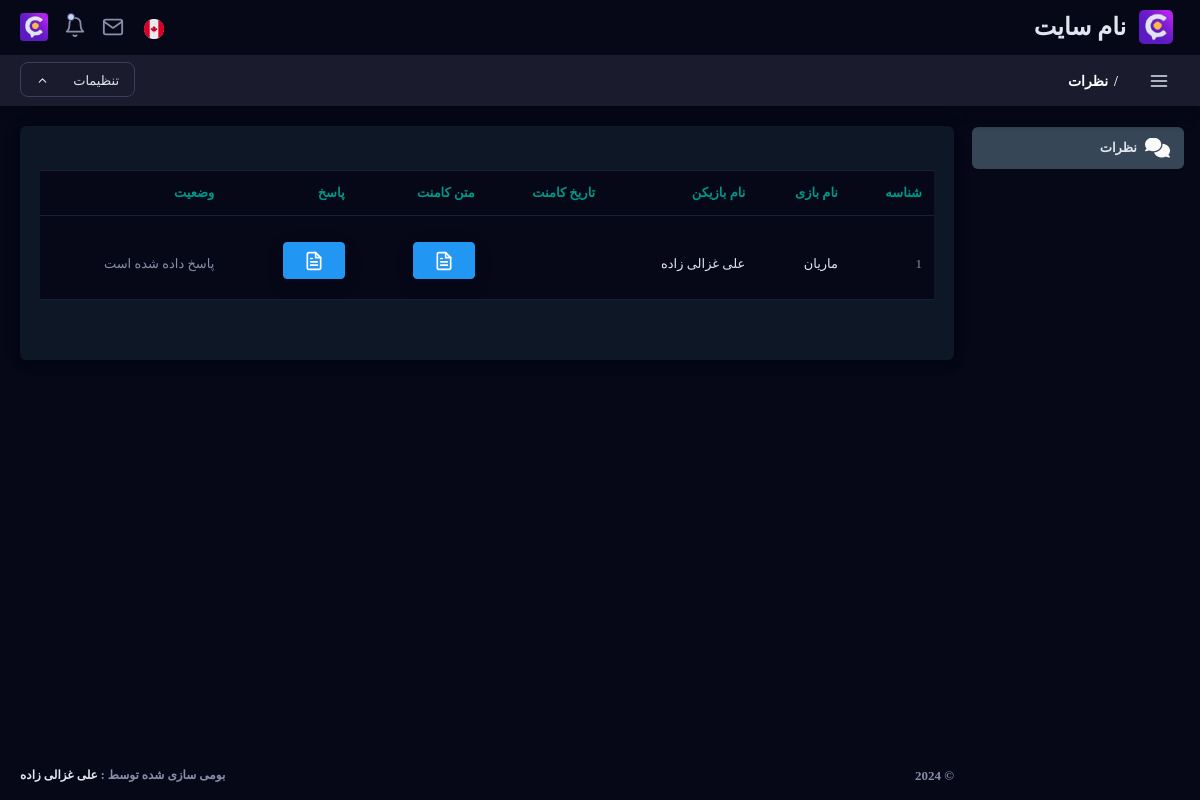
The page /v1/player/ (signed in) on the database its author committed.
### game/models.py (models this page shows, shortened)
class game_comment(models.Model):
    slug = models.SlugField(default=uuid.uuid4)
    game = models.ForeignKey(game, on_delete=models.CASCADE)
    player_info = models.ForeignKey(player_info, on_delete=models.CASCADE)
    created_at = jmodels.jDateField(default=jdatetime.date.today)
    comment = models.TextField()
    like = models.IntegerField()
    active = models.BooleanField(default=False)

class game(models.Model):
    slug = models.SlugField(default=uuid.uuid4)
    gameID = models.IntegerField(unique=True, null=True, blank=True)
    brand = models.ForeignKey(brand, on_delete=models.CASCADE)
    admin = models.ForeignKey(admin_info, on_delete=models.CASCADE)
    game_type = models.ForeignKey(game_type, on_delete=models.CASCADE)
    fa_name = models.CharField(max_length=100)
    en_name = models.CharField(max_length=100)
    scenario = RichTextField(_('Game scenario'))
    roles = RichTextField(_('Game roles'))
    descriptions = RichTextField(_('Game descriptions'))
    unique_description = RichTextField(_('Game unique description'))
    teaser = models.FileField(upload_to=game_teaser_path, null=True, blank=True)
    poster = models.ImageField(upload_to=game_poster_path)
    price = models.IntegerField()
    url = models.CharField(max_length=150)
    today_game_times = models.IntegerField(default=4)
    today_close = models.BooleanField(_('today close ?'), default=False)
    active = models.BooleanField(default=False)

class game_reply(models.Model):
    slug = models.SlugField(default=uuid.uuid4)
    game = models.ForeignKey(game, on_delete=models.CASCADE)
    game_comment = models.ForeignKey(game_comment, on_delete=models.CASCADE)
    admin_info = models.ForeignKey(admin_info, on_delete=models.CASCADE)
    reply = models.TextField()
    active = models.BooleanField(default=True)

### player/models.py (models this page shows, shortened)
class player_info(models.Model):
    slug = models.SlugField(default=uuid.uuid4)
    player_login = models.ForeignKey(player_login, on_delete=models.CASCADE)
    first_name = models.CharField(max_length=50)
    last_name = models.CharField(max_length=50)
    age = models.CharField(max_length=4, blank=True, null=True)
    gender = models.IntegerField(default=gender_choices.null, choices=gender_choices.choices, blank=True, null=True)
    birthday_date = jmodels.jDateField(default=jdatetime.date.today, blank=True, null=True)
    complited_at = jmodels.jDateField(default=jdatetime.date.today)
    avatar = models.ImageField(upload_to=player_avatar_path, null=True, blank=True)
    active = models.BooleanField(default=False)

### player/views.py (the view)
# urls.py: path('', views.manage_comments, name="manage_comments"),
def manage_comments(request):
    ul_on = 'comments'
    this_page = 'نظرات'
    if 'player_phonenumber_s' not in request.session:
        return redirect('landing_page')
    else:
        playerlogin_obj = player_login.objects.get(phonenumber = request.session['player_phonenumber_s'], active=True)
        playerinfo_obj = player_info.objects.get(player_login=playerlogin_obj, active=True)
        gamecomments_obj = game_comment.objects.none()
        if game_comment.objects.filter(player_info=playerinfo_obj, active=True).exists():
            gamecomments_obj = game_comment.objects.filter(player_info=playerinfo_obj, active=True)
        gamereplies_obj = game_reply.objects.none()
        if game_reply.objects.filter(game_comment__player_info=playerinfo_obj, active=True).exists():
            gamereplies_obj = game_reply.objects.filter(game_comment__player_info=playerinfo_obj, active=True)
        print(playerinfo_obj.avatar)
        print('playerinfo_obj.avatar')
    context = {
            'ul_on' : ul_on,
            'this_page' : this_page,
            'playerlogin' : playerlogin_obj,
            'playerinfo' : playerinfo_obj,
            'comments' : gamecomments_obj,
            'replies' : gamereplies_obj,
        }
    return render(request, 'player/comment/manage_comments.html', context)

### templates/player/comment/manage_comments.html (shortened to what this page needs)
{% extends 'player/masterpage.html' %}
{% load static %}
{% load mathfilters %}
{% block content %}
<div id="content" class="main-content">
    <div class="layout-px-spacing">
        <div class="row layout-top-spacing">
            <div class="col-xl-12 col-lg-12 col-sm-12  layout-spacing">
                <div class="widget-content widget-content-area br-6">
                    <div class="table-responsive mb-4 mt-4">
                        <table id="default-ordering" class="table table-hover" style="width:100%">
                            <thead>
                                <tr>
                                    <th class="checkbox-column"> شناسه </th>
                                    <th> نام بازی </th>
                                    <th> نام بازیکن </th>
                                    <th> تاریخ کامنت </th>
                                    <th> متن کامنت </th>
                                    <th> پاسخ </th>
                                    <th> وضعیت </th>
                                </tr>
                            </thead>
                            <tbody>
                                {% for comment in comments %}
                                    {% if replies %}
                                        {%for reply in replies %}
                                            <tr>
                                                <td class="checkbox-column">{{comment.id}}</td>
                                                <td><a href="#" class="a_hover"> {{comment.game.fa_name}} </a></td>
                                                <td><a href="#" class="a_hover"> {{comment.player_info.first_name}} {{comment.player_info.last_name}}</a></td>
                                                <td><a href="" class="a_hover"> {{comment.created_at}}</a></td>
                                                <td>
                                                    <button type="button" class="btn btn-info mb-2 mr-2 " data-toggle="modal" data-target="#game_comment">
                                                    </button>
                                                </td>
                                                <td>
                                                    <button type="button" class="btn btn-info mb-2 mr-2 " data-toggle="modal" data-target="#game_reply">
                                                    </button>
                                                </td>
                                                {% if reply.game_comment == comment %}
                                                    <td> پاسخ داده شده است </td>
                                                {% endif %}
                                            </tr>
                                        {% endfor %}
                                    {% endif %}
                                {% endfor %}
                            </tbody>
                        </table>
                    </div>
                </div>
            </div>
        </div>
    </div>
{% endblock content %}
{% block links %}
    <link href="{% static 'dashboard/assets/css/custom/hover.css' %}" rel="stylesheet" type="text/css" />
    <link href="{% static 'dashboard/plugins/table/datatable/datatables.css' %}" rel="stylesheet" type="text/css" />
    <link href="{% static 'dashboard/plugins/table/datatable/dt-global_style.css' %}" rel="stylesheet" type="text/css" />
{% endblock links %}

### statics/dashboard/assets/css/main.css (style rules this page uses)
html { min-height: 100%; direction: rtl; }
body { color: #888ea8; height: 100%; font-size: 0.875rem; background: #f1f2f3; overflow-x: hidden; overflow-y: auto; letter-spacing: 0.0312rem; font-family: 'Nunito', sans-serif; }
a { color: #e0e6ed; outline: none; }
.btn { padding: 0.4375rem 1.25rem; text-shadow: none; font-size: 14px; color: #3b3f5c; font-weight: normal; white-space: normal; word-wrap: break-word; transition: .2s ease-out; touch-action: manipulation; cursor: pointer; background-color: #f1f2f3; box-shadow: 0px 5px 20px 0 rgba(0, 0, 0, 0.1); will-change: opacity, transform; transition: all 0.3s ease-out; -webkit-transition: all 0.3s ease-out; }
.btn svg { width: 20px; height: 20px; vertical-align: bottom; }
.btn-info { color: #fff !important; background-color: #2196f3; border-color: #2196f3; }
.table > tbody > tr > td { vertical-align: middle; color: #515365; font-size: 13px; letter-spacing: 1px; }
.table > thead > tr > th { color: #1b55e2; font-weight: 700; font-size: 13px; letter-spacing: 1px; text-transform: uppercase; }
.table thead th { vertical-align: bottom; border-bottom: none; }
.table { background-color: #060818; }
.table > thead > tr > th { color: #d3d3d3; }
.table > tbody > tr > td { color: #bfc9d4; }
.table.table-hover tbody tr { background-color: #060818; }
.table td, .table th, .table thead th { border-color: #191e3a !important; }
.br-6 { border-radius: 6px !important; }

### statics/dashboard/assets/css/structure.css (style rules this page uses)
html { min-height: 100%; direction: rtl; }
body { color: #888ea8; height: 100%; font-size: 0.875rem; background: #060818; overflow-x: hidden; overflow-y: auto; letter-spacing: 0.0312rem; font-family: 'Nunito', sans-serif; }
#content { position: relative; width: 50%; flex-grow: 8; margin-top: 106px; margin-bottom: 0; margin-right: 212px; transition: .600s; }
.layout-top-spacing { margin-top: 20px; }
.layout-spacing { padding-bottom: 40px; }
.layout-px-spacing { padding: 0 18px 0 20px !important; min-height: calc(100vh - 170px) !important; }
.widget-content-area { padding: 20px; position: relative; background-color: #0e1726; border-bottom-right-radius: 6px; border-bottom-left-radius: 6px; }

### rows shown on the page
game_comment: id "1", game.fa_name "ماریان", player_info.first_name "علی", player_info.last_name "غزالی زاده"
game_reply: shows "پاسخ داده شده است"

### other values the page prints
{{ this_page }} "نظرات"
